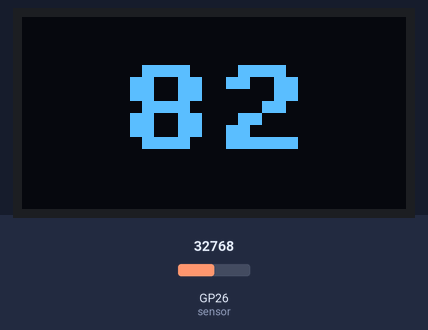
Recording of a program running on a simulated Raspberry Pi Pico running MicroPython. Shown: 128×64 one-colour display. The inputs (shaded band) are chosen by the test bench; at power-on: GP26 (sensor) = 32768 (analog values on the 0–65535 scale). Library files of the repository ran but are not shown: ssd1306.py; what the program prints to the serial console is not drawn.

Above: at 1.2 s.
1.3 s: GP26 (sensor) set to 45874
At 3.1 s:
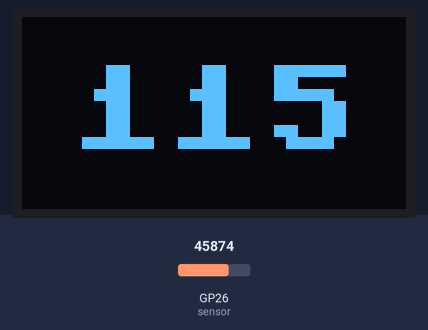
3.6 s: GP26 (sensor) set to 57670
At 5.4 s:
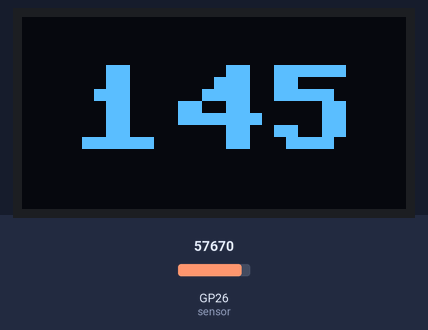
5.7 s: GP26 (sensor) set to 65535
At 6.9 s:
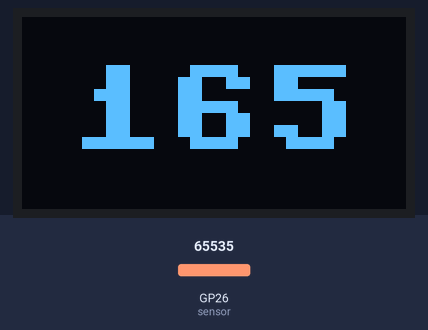
Timing chart, 0 to 8.7 s (numbered marks = the images above; inputs shaded):
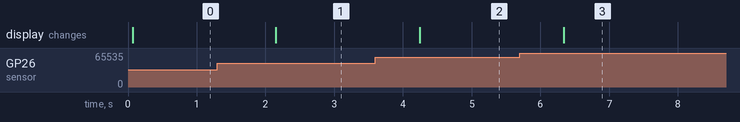

The program:

main.py
```python
import machine
import time
import framebuf
import ssd1306

# ────────────────────────────────────────────────────────────────────────────
# 1. ADC (TEMT6000) einrichten
# ────────────────────────────────────────────────────────────────────────────
adc_pin = 26                    # GPIO26/ADC0 (physischer Pin 31)
sensor  = machine.ADC(adc_pin)  # TEMT6000 analoger Eingang

# Funktion: Rohwert (0…65535) → Spannung (0…3.3 V)
def raw_to_voltage(raw):
    return raw * 3.3 / 65535

# Funktion: Spannung → Lux (TEMT6000: ca. 2 µA = 1 lx bei 10 kΩ)
def voltage_to_lux(voltage):
    # Strom in µA: I [A] = U [V] / R [Ω]  mit  R = 10 000 Ω  und 1 A = 10^6 µA
    current_uA = voltage * 100       # (volt / 10000) * 1e6 = volt * 100
    # 2 µA entsprechen 1 lx → 1 µA = 0.5 lx
    return current_uA * 0.5

# ────────────────────────────────────────────────────────────────────────────
# 2. I²C und SSD1306 (128×64) einrichten
# ────────────────────────────────────────────────────────────────────────────
i2c = machine.I2C(
    0,                   # I2C-Port 0
    scl=machine.Pin(1),  # SCL → GP1 (physischer Pin 2)
    sda=machine.Pin(0),  # SDA → GP0 (physischer Pin 1)
    freq=400000          # 400 kHz
)

oled_width  = 128
oled_height = 64
oled = ssd1306.SSD1306_I2C(oled_width, oled_height, i2c)

# ────────────────────────────────────────────────────────────────────────────
# 3. Helfer: Bis zu 4 Zeichen mit Skalierungsfaktor 4 darstellen
# ────────────────────────────────────────────────────────────────────────────
def draw_lux_text(oled_fb, text):
    """
    Zeichnet 'text' (maximal 4 Zeichen) so groß wie möglich (Skalierung 4)
    auf das 128×64-OLED. Längere Strings werden abgeschnitten (erste 4 Zeichen).
    """
    # 1. Auf maximal 4 Zeichen beschränken:
    if len(text) > 4:
        text = text[:4]
    txt_len = len(text)

    # 2. Klein-Framebuffer für 8×8-Font (pro Zeichen 8×8 px)
    w_small = txt_len * 8
    h_small = 8
    buf = bytearray((w_small * h_small) // 8)
    fb_small = framebuf.FrameBuffer(buf, w_small, h_small, framebuf.MONO_HLSB)
    fb_small.fill(0)
    fb_small.text(text, 0, 0, 1)

    # 3. Fester Skalierungsfaktor 4 (damit 4 Zeichen maximal 128 px breit werden)
    scale = 4
    total_w = w_small * scale   # z. B. bei 4 Zeichen: 32 px × 4 = 128 px
    total_h = h_small * scale   # 8 px × 4 = 32 px

    # 4. Zentrieren (optional) – hier horizontal und vertikal
    x_off = (oled_width  - total_w) // 2
    y_off = (oled_height - total_h) // 2

    # 5. OLED leeren und skalierten Text aufmalen
    oled_fb.fill(0)
    for y in range(h_small):
        for x in range(w_small):
            if fb_small.pixel(x, y):
                x0 = x_off + x * scale
                y0 = y_off + y * scale
                for dy in range(scale):
                    for dx in range(scale):
                        oled_fb.pixel(x0 + dx, y0 + dy, 1)
    oled_fb.show()

# ────────────────────────────────────────────────────────────────────────────
# 4. Hauptschleife: Auslesen, Umrechnen, Nur Lux (4 Ziffern) anzeigen
# ────────────────────────────────────────────────────────────────────────────
try:
    while True:
        # 4.1 Sensor lesen und in Lux umwandeln
        raw_value = sensor.read_u16()
        voltage   = raw_to_voltage(raw_value)
        lux       = voltage_to_lux(voltage)
        lux_int   = int(lux)

        # 4.2 REPL-Ausgabe (rein optional)
        print("Lux:", lux_int)

        # 4.3 Nur Lux-Zahl (bis 4 Ziffern) so groß wie möglich anzeigen
        text = str(lux_int)
        draw_lux_text(oled, text)

        time.sleep(1)

except KeyboardInterrupt:
    print("Messung gestoppt")
    oled.fill(0)
    oled.text("Gestoppt", 20, 25)
    oled.show()
```

Measured:
- after the input at 1.3 s, the display: changes after 0.85 s (image 1)
- after the input at 3.6 s, the display: changes after 0.64 s (image 2)
- after the input at 5.7 s, the display: changes after 0.64 s (image 3)
